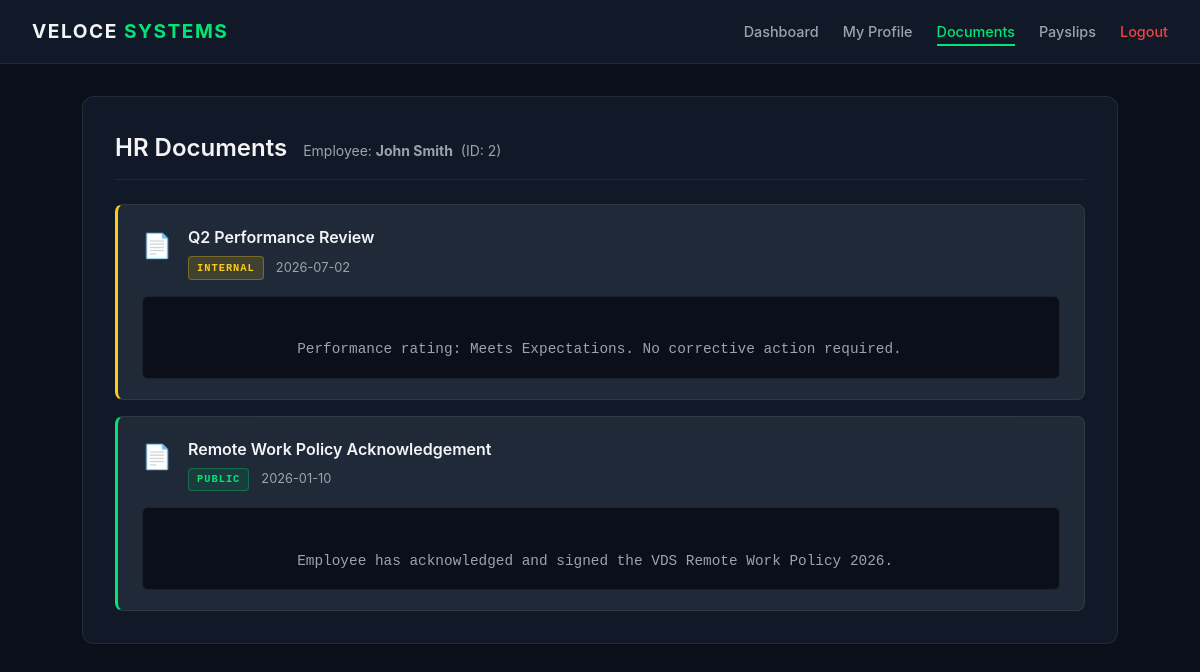
Page /documents.php (signed in) on the committed database.
### tables this page shows
CREATE TABLE employees (
    id          INT AUTO_INCREMENT PRIMARY KEY,
    username    VARCHAR(50)  UNIQUE NOT NULL,
    password    VARCHAR(255) NOT NULL,
    full_name   VARCHAR(100) NOT NULL,
    department  VARCHAR(100) NOT NULL,
    job_title   VARCHAR(100) NOT NULL,
    email       VARCHAR(100) NOT NULL,
    salary      DECIMAL(10,2) NOT NULL,
    phone       VARCHAR(30)  NOT NULL DEFAULT 'N/A',
    hire_date   DATE         NOT NULL,
    role        ENUM('Employee','Manager','Administrator') DEFAULT 'Employee'
);

CREATE TABLE documents (
    id              INT AUTO_INCREMENT PRIMARY KEY,
    employee_id     INT NOT NULL,
    title           VARCHAR(200) NOT NULL,
    content         TEXT NOT NULL,
    classification  ENUM('Public','Internal','Confidential','Secret') DEFAULT 'Internal',
    created_at      DATE NOT NULL
);

### src/documents.php (the view, shortened to what this page needs)
<?php
require_once 'config.php';
$current_emp = $_SESSION['employee'];
$requested_id = isset($_GET['id']) ? intval($_GET['id']) : $current_emp['id'];
$stmt = $conn->prepare("SELECT full_name, role FROM employees WHERE id = ?");
$stmt->bind_param('i', $requested_id);
$stmt->execute();
$owner_result = $stmt->get_result();
$owner = $owner_result ? $owner_result->fetch_assoc() : null;
$stmt2 = $conn->prepare("SELECT * FROM documents WHERE employee_id = ? ORDER BY created_at DESC");
$stmt2->bind_param('i', $requested_id);
$stmt2->execute();
$docs_result = $stmt2->get_result();
$documents = [];
while ($row = $docs_result->fetch_assoc()) {
    $documents[] = $row;
}
?>
<!DOCTYPE html>
<html lang="en">
<head>
  <link rel="stylesheet" href="css/style.css">
</head>
<body>
  <nav class="navbar">
    <div class="nav-brand">Veloce <span>Systems</span></div>
    <ul class="nav-menu">
      <li><a href="dashboard.php" class="nav-link">Dashboard</a></li>
      <li><a href="profile.php?id=<?php echo $current_emp['id']; ?>" class="nav-link">My Profile</a></li>
      <li><a href="documents.php?id=<?php echo $current_emp['id']; ?>" class="nav-link active">Documents</a></li>
      <li><a href="payslips.php?id=<?php echo $current_emp['id']; ?>" class="nav-link">Payslips</a></li>
      <li><a href="logout.php" class="nav-link logout-link">Logout</a></li>
    </ul>
  </nav>
  <main class="container">
    <div class="panel">
      <div class="panel-header">
        <h2>HR Documents</h2>
        <?php if ($owner): ?>
          <span class="panel-sub">
            Employee: <strong><?php echo htmlspecialchars($owner['full_name']); ?></strong>
            &nbsp;(ID: <?php echo $requested_id; ?>)
          </span>
        <?php endif; ?>
      </div>
      <?php if (empty($documents)): ?>
        <div class="empty-state">
          <div class="empty-icon">📁</div>
          <h3>No Documents</h3>
          <p>No documents found for this employee record.</p>
        </div>
      <?php else: ?>
        <div class="doc-list">
          <?php foreach ($documents as $doc): ?>
            <div class="doc-card <?php echo strtolower($doc['classification']); ?>">
              <div class="doc-header">
                <div class="doc-icon">📄</div>
                <div class="doc-meta">
                  <div class="doc-title"><?php echo htmlspecialchars($doc['title']); ?></div>
                  <div class="doc-info">
                    <span class="classification-badge classif-<?php echo strtolower($doc['classification']); ?>">
                      <?php echo htmlspecialchars($doc['classification']); ?>
                    </span>
                    <span class="doc-date"><?php echo htmlspecialchars($doc['created_at']); ?></span>
                  </div>
                </div>
              </div>
              <div class="doc-content">
                <?php echo nl2br(htmlspecialchars($doc['content'])); ?>
              </div>
            </div>
          <?php endforeach; ?>
        </div>
      <?php endif; ?>
    </div>
  </main>
</body>
</html>

### src/css/style.css (style rules this page uses)
:root { --bg-primary: #0b0f19; --bg-secondary: #111827; --bg-tertiary: #1f2937; --text-primary: #f3f4f6; --text-secondary: #9ca3af; --accent: #00e676; --accent-hover: #00c853; --border: rgba(255, 255, 255, 0.08); --error: #ef4444; --secret-color: #ef4444; --confidential-color: #f97316; --internal-color: #facc15; --public-color: #00e676; }
*, *::before, *::after { box-sizing: border-box; margin: 0; padding: 0; }
body { font-family: -apple-system, BlinkMacSystemFont, "Segoe UI", Roboto, Helvetica, Arial, sans-serif; background-color: var(--bg-primary); color: var(--text-primary); line-height: 1.6; min-height: 100vh; }
a { text-decoration: none; color: inherit; }
.container { max-width: 1100px; margin: 0 auto; padding: 2rem; }
.navbar { display: flex; justify-content: space-between; align-items: center; background-color: var(--bg-secondary); border-bottom: 1px solid var(--border); padding: 1rem 2rem; position: sticky; top: 0; z-index: 100; }
.nav-brand { font-size: 1.2rem; font-weight: 700; letter-spacing: 1.5px; text-transform: uppercase; }
.nav-brand span { color: var(--accent); }
.nav-menu { display: flex; list-style: none; gap: 1.5rem; align-items: center; }
.nav-link { color: var(--text-secondary); font-size: 0.9rem; font-weight: 500; transition: color 0.2s; padding: 0.25rem 0; border-bottom: 2px solid transparent; }
.nav-link:hover, .nav-link.active { color: var(--accent); border-bottom-color: var(--accent); }
.logout-link { color: #ef4444 !important; border-bottom-color: transparent !important; }
.panel { background-color: var(--bg-secondary); border: 1px solid var(--border); border-radius: 12px; padding: 2rem; margin-bottom: 2rem; }
.panel h2, .panel h3 { font-weight: 600; padding-bottom: 0.75rem; margin-bottom: 1.5rem; border-bottom: 1px solid var(--border); }
.panel-header { display: flex; align-items: baseline; gap: 1rem; padding-bottom: 0.75rem; margin-bottom: 1.5rem; border-bottom: 1px solid var(--border); }
.panel-header h2 { margin-bottom: 0; padding-bottom: 0; border-bottom: none; }
.panel-sub { color: var(--text-secondary); font-size: 0.875rem; }
.doc-list { display: flex; flex-direction: column; gap: 1rem; }
.doc-card { background-color: var(--bg-tertiary); border: 1px solid var(--border); border-radius: 8px; padding: 1.25rem 1.5rem; transition: border-color 0.2s; }
.doc-card.internal { border-left: 3px solid var(--internal-color); }
.doc-card.public { border-left: 3px solid var(--public-color); }
.doc-header { display: flex; align-items: flex-start; gap: 1rem; margin-bottom: 1rem; }
.doc-icon { font-size: 1.5rem; margin-top: 0.1rem; }
.doc-title { font-size: 1rem; font-weight: 600; margin-bottom: 0.35rem; }
.doc-info { display: flex; align-items: center; gap: 0.75rem; }
.classification-badge { display: inline-block; padding: 0.15rem 0.5rem; border-radius: 4px; font-size: 0.65rem; font-weight: 700; font-family: monospace; letter-spacing: 1px; text-transform: uppercase; }
.classif-internal { background-color: rgba(250,204,21,0.15); color: #facc15; border: 1px solid rgba(250,204,21,0.3); }
.classif-public { background-color: rgba(0,230,118,0.1); color: var(--accent); border: 1px solid rgba(0,230,118,0.3); }
.doc-date { font-size: 0.8rem; color: var(--text-secondary); }
.doc-content { font-size: 0.9rem; color: var(--text-secondary); line-height: 1.7; background-color: var(--bg-primary); border-radius: 6px; padding: 1rem; border: 1px solid var(--border); font-family: monospace; white-space: pre-wrap; word-break: break-all; }

### rows in the picture
employees: full_name "John Smith"
documents: title "Q2 Performance Review", classification "INTERNAL", created_at "2026-07-02", content "Performance rating: Meets Expectations. No corrective action required."
documents: title "Remote Work Policy Acknowledgement", classification "PUBLIC", created_at "2026-01-10", content "Employee has acknowledged and signed the VDS Remote Work Policy 2026."

### other values in the picture
$requested_id "2"
